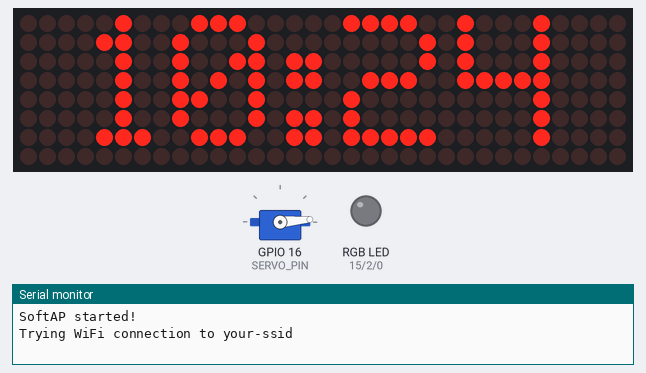
This sketch was run on a simulated ESP8266 (NodeMCU). Parts: servo, 32×8 LED matrix, an RGB LED mixed from three pins (HIGH = lit), the last lines printed to the serial monitor. WiFi joins after 1.5 s; servers stay silent unless stated; network time is answered at once with the bench clock; the local clock reads 2024-03-15 10:24:30 at power-on unless the sketch sets it; the audio player accepts every command and is not drawn.

Above: at 1.6 s.
At 30.6 s:
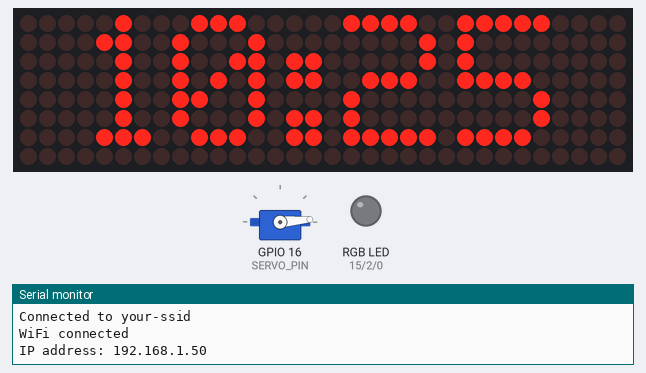
At 90.7 s:
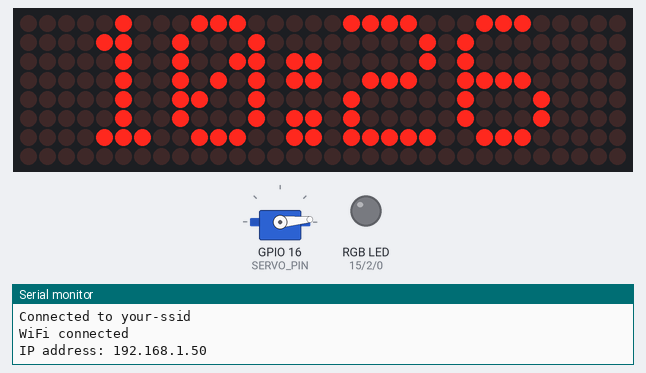

Measured:
- what the display in image 0 shows lasts 29.0 s, from 1.6 s to 30.6 s
- what the display in image 1 shows lasts 60.1 s, from 30.6 s to 90.7 s

The sketch:

cuckoo.ino
```cpp
/*******************************************************************************
* Modern Cuckcoo Clock
* Eng. Deulis Antonio Pelegrin Jaime February 2020
*
* This is a very limited version
*
* Hardware Connections:
*	D1 - Tx
*	D3 - Rx
*
*	D5 - Rx (SoftSerial to comunicate with the DFPlayer mini)
*	D4 - Tx (SoftSerial to comunicate with the DFPlayer mini)
*
*	D0 - LED Blue
*	D2 - LED Green
*	D15- LED Red
*
*	D12- CS of Led Matrix Display
*	D13- DIN of Led Matrix Display
*	D14- CLK of Led Matrix Display
*
*	D16- Servo
*******************************************************************************/


#include <ESP8266WiFi.h>
#include <ESP8266mDNS.h>
#include <WiFiUdp.h>
#include <ArduinoOTA.h>

#include <MD_Parola.h>
#include <MD_MAX72xx.h>
#include <SPI.h>

#include <SoftwareSerial.h>
#include <DFPlayerMini_Fast.h>

#include <Servo.h>

#include <NTPClient.h>
#include <Time.h>
#include <TimeLib.h>
#include "Timezone.h"


#define STA_SSID "your-ssid"
#define STA_PASSWORD  "your-password"

#define SOFTAP_SSID "Cuckoo"
#define SOFTAP_PASSWORD "12345678"
#define SERVER_PORT 2000

#define NTP_OFFSET   60 * 60      // In seconds
#define NTP_INTERVAL 60 * 1000    // In miliseconds
#define NTP_ADDRESS  "north-america.pool.ntp.org"  // change this to whatever pool is closest (see ntp.org)

#define LED_RED 15
#define LED_GREEN 2
#define LED_BLUE 0

#define SERVO_PIN 16
#define SERVO_MIN 5
#define SERVO_DANCE 160
#define SERVO_MAX 180

#define HARDWARE_TYPE MD_MAX72XX::FC16_HW
#define MAX_DEVICES  4
#define CLK_PIN   14  // or SCK
#define DATA_PIN  13  // or MOSI
#define CS_PIN    12  // or SS

#define SOUND_SERIAL_RX 5
#define SOUND_SERIAL_TX 4


WiFiServer server(SERVER_PORT);

// SPI hardware interface
MD_Parola P = MD_Parola(HARDWARE_TYPE, CS_PIN, MAX_DEVICES);

SoftwareSerial sound_serial(SOUND_SERIAL_RX, SOUND_SERIAL_TX); // RX, TX
DFPlayerMini_Fast sound;

Servo servor;  // create servo object to control a servo

WiFiUDP ntpUDP;
NTPClient timeClient(ntpUDP, NTP_ADDRESS, NTP_OFFSET, NTP_INTERVAL);

bool connected = false;
unsigned long last_second;

enum colors {
	color_black, color_blue, color_green, color_cyan, color_red, color_magenta, color_yellow, color_white
};

String st;
const char* days[] = { "Sunday", "Monday", "Tuesday", "Wednesday", "Thursday", "Friday", "Saturday" };
const char* months[] = { "Jan", "Feb", "Mar", "Apr", "May", "June", "July", "Aug", "Sep", "Oct", "Nov", "Dec" };
const char* ampm[] = { "AM", "PM" };

unsigned long cuckoo_animation_start = millis();
int cuckoo_animation_index = 0;
int cuckoo_animation_hours = 0;
int color_index = 1;

void light(int color)
{
	if (color > 7 || color < 0)
		color = 0;

	bool b = (color & 0x01) == 0x01;
	bool g = (color & 0x02) == 0x02;
	bool r = (color & 0x04) == 0x04;

	digitalWrite(LED_RED, r);
	digitalWrite(LED_GREEN, g);
	digitalWrite(LED_BLUE, b);
}

void bird_in()
{
	servor.write(SERVO_MIN);
}

void bird_out()
{
	servor.write(SERVO_MAX);
}


byte rgb = 0;

void setup() {

	pinMode(LED_RED, OUTPUT);
	pinMode(LED_GREEN, OUTPUT);
	pinMode(LED_BLUE, OUTPUT);

	light(color_black);

	servor.attach(SERVO_PIN);
	//bird_in();
	servor.write(SERVO_MIN);

	last_second = millis();
	Serial.begin(9600);
	P.begin();
	P.displayText("Hello", PA_CENTER, 0, 0, PA_PRINT, PA_NO_EFFECT);

	delay(1000); //To allow DFPlayer be ready
	sound_serial.begin(9600);
	sound.begin(sound_serial);
	sound.volume(25);
	delay(20);
	sound.play(1);

	bool r;
	WiFi.mode(WIFI_AP_STA);
	WiFi.softAPConfig(IPAddress(192, 168, 73, 1), IPAddress(192, 168, 73, 1), IPAddress(255, 255, 255, 0));
	r = WiFi.softAP(SOFTAP_SSID, SOFTAP_PASSWORD, 6, 0);
	server.begin();

	timeClient.begin();   // Start the NTP UDP client

	if (r)
		Serial.println("SoftAP started!");
	else
		Serial.println("ERROR: Starting SoftAP");


	Serial.print("Trying WiFi connection to ");
	Serial.println(STA_SSID);

	WiFi.setAutoReconnect(true);
	WiFi.begin(STA_SSID, STA_PASSWORD);

	ArduinoOTA.begin();
}


int c;
bool go_to_sleep = false;
bool allow_animation = true;
void loop() {
	//Handle OTA
	ArduinoOTA.handle();

	//Handle Connection to Access Point
	if (WiFi.status() == WL_CONNECTED)
	{
		if (!connected)
		{
			connected = true;
			Serial.println("");
			Serial.print("Connected to ");
			Serial.println(STA_SSID);
			Serial.println("WiFi connected");
			Serial.print("IP address: ");
			Serial.println(WiFi.localIP());
		}
	}
	else
	{
		if (connected)
		{
			connected = false;
			Serial.print("Disonnected from ");
			Serial.println(STA_SSID);
		}
	}

	if (millis() - last_second > 1000)
	{
		last_second = millis();


		timeClient.update();
		unsigned long epochTime = timeClient.getEpochTime();

		// convert received time stamp to time_t object
		time_t local, utc;
		utc = epochTime;

		// Then convert the UTC UNIX timestamp to local time
		TimeChangeRule usEDT = { "EDT", Second, Sun, Mar, 2, -300 };  //UTC - 5 hours - change this as needed
		TimeChangeRule usEST = { "EST", First, Sun, Nov, 2, -360 };   //UTC - 6 hours - change this as needed
		Timezone usEastern(usEDT, usEST);
		local = usEastern.toLocal(utc);

		int h = hourFormat12(local);
		int m = minute(local);

		st = "";
		st += h;
		st += ":";
		if (m < 10)  // add a zero if minute is under 10
			st += "0";
		st += m;

		P.print(st);

		if (m == 0)
		{
			if (allow_animation)
			{
				allow_animation = false;
				cuckoo_animation_hours = h;
				cuckoo_animation_index = 0;
				cuckoo_animation_start = millis();
			}
		}
		else
		{
			allow_animation = true;
		}

	}

	P.displayAnimate();

	unsigned long elapsed = millis() - cuckoo_animation_start;

	if (cuckoo_animation_hours > 0)
	{
		if (cuckoo_animation_index == 0)
		{
			color_index++;
			if (color_index > 7)
				color_index = 1;
			light(color_index);

			servor.write(SERVO_DANCE);
			sound.play(1);
			cuckoo_animation_index++;
		}
		else if (cuckoo_animation_index == 1 && elapsed > 300)
		{
			servor.write(SERVO_MAX);
			cuckoo_animation_index++;
		}
		else if (cuckoo_animation_index == 2 && elapsed > 500)
		{
			servor.write(SERVO_DANCE);
			cuckoo_animation_hours--;
			cuckoo_animation_index++;

			if (cuckoo_animation_hours == 0)
			{
				go_to_sleep = true;
				cuckoo_animation_start = millis();
			}
		}
		else if (cuckoo_animation_index == 3 && elapsed > 1500)
		{
			cuckoo_animation_index=0;
			cuckoo_animation_start = millis();
		}
	}
	else if (go_to_sleep && elapsed > 500)
	{
		go_to_sleep = false;
		servor.write(SERVO_MIN);
		light(0);
	}

}
```
